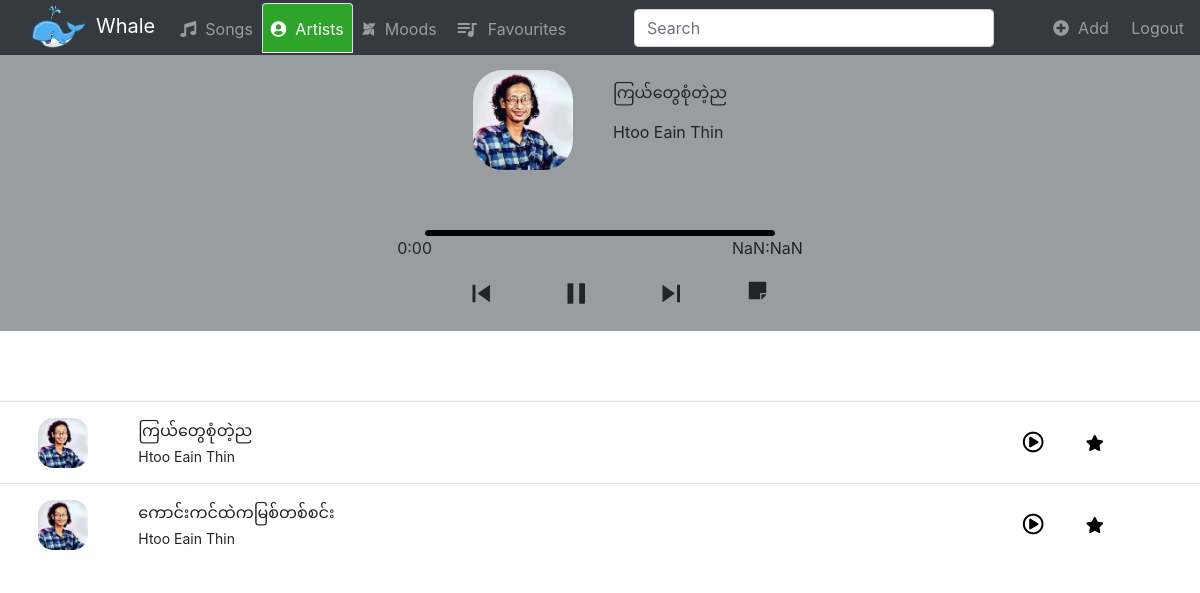
The app's page /artists/3/4 (signed in) with its own data.
### music/models.py (models this page shows, shortened)
class Song(models.Model):
    title = models.CharField(max_length=250)
    audio = models.FileField()
    logo = models.FileField()
    artist = models.ForeignKey(Artist, on_delete=models.CASCADE)
    mood = models.ForeignKey(Mood, on_delete=models.CASCADE)
    favourited = models.ManyToManyField(User)

class Artist(models.Model):
    name = models.CharField(max_length=250)
    logo = models.FileField()
    def __str__(self):
        return self.name

### music/views.py (the view)
# urls.py: path('artists/<int:artist_id>/<int:song_id>', views.artist_songs_song, name='artist-songs-song'),
def artist_songs_song(request, artist_id, song_id):
    return  render(request, 'music/artist_songs_song.html', {'artist': Artist.objects.get(pk=artist_id), 'song': Song.objects.get(pk=song_id)})

### music/templates/music/artist_songs_song.html (shortened to what this page needs)
{% extends 'music/base.html' %}
{%block navtab %}
    <li class="nav-item songs">
        <a class="nav-link" href="{% url 'songs' %}"><i class="fas fa-music"></i>&nbsp; Songs</a></i></span>
    </li>
    <li class="nav-item artists">
        <a class="nav-link active" href="{% url 'artists' %}"><i class="fas fa-user-circle"></i>&nbsp; Artists</a>
    </li>
    <li class="nav-item moods">
        <a class="nav-link" href="{% url 'moods' %}"><i class="fab fa-modx"></i>&nbsp; Moods</a>
    </li>
    <li class="nav-item favourites">
            <a class="nav-link  align-items-center" href="{% url 'favourite' %}">
            <i id="upper-icon" class="material-icons">queue_music</i>&nbsp; Favourites</a>
    </li>
{% endblock %}
{% block body %}
<div class="container-fluid song-play">
    <div class='row h-100 justify-content-center'>
        <div class="song-thumb col-xs-6 my-auto">
            <img class='song-logo' src="{{ song.logo.url }}" alt="">
        </div>
        <div class="song-thumb pad col-xs-6 my-auto">
            <p>{{ song.title }}</p>
            <p>{{ song.artist }}</p>
        </div>
    </div>
    <div class="row justify-content-center">
        <div class='progress-area'>
            <div class="progress-bar">
            </div>
        </div>
    </div>
    <div class="row song-timer justify-content-center">
        <div class="col-xs-6">
            <p class="current-time">0:00</p>
        </div>
        <div class="col-xs-6">
            <p class="max-duration">0:00</p>
        </div>
    </div>
    <div class='row h-100 justify-content-center'>
        <i onclick="previous()"id="prev" class="material-icons">skip_previous</i>
        <div class="col-xs-12 my-auto play-pause">
            <i class="material-icons play ">play_arrow</i>
        </div>
        <i onclick="next()" id="next" class="material-icons">skip_next</i>
        <i id='sticky-note' onclick='note()'class="fas fa-sticky-note"></i>
    </div>
</div>
<table class="table  table-hover ">
    <tbody>
        {% for song in artist.song_set.all%}
                <tr>
                    <td class='align-middle text-center' style="width: 10%">
                        <img src="{{ song.logo.url }}" alt="logo" class="small-logo">
                    </td>
                    <td class='align-middle' style="width: 70%">
                        <p class="song">{{ song.title }}</p>
                        <p class="artist">{{ song.artist }}</p>
                    </td>
                    <td class='align-middle' style="width: 5%"">
                        <a  href="{% url 'artist-songs-song' artist.id song.id %}">
                            <i class="far fa-play-circle fa-lg"></i>
                        </a>
                    </td>
                    {% if song in user.song_set.all %}
                        <td class='align-middle' style="width: 10%">
                            <a href="{% url 'edit'  song.id  %}"><i class="favourited fas fa-star"></i></a>
                        </td>
                    {% else %}
                        <td class='align-middle' style="width: 10%">
                            <a href="{% url 'edit'  song.id %}"><i class="fas fa-star"></i></a>
                        </td>
                    {% endif %}
                </tr>
        {% endfor %}
    </tbody>
</table>
{% endblock %}

### music/static/music/style/style.css (style rules this page uses)
.table { margin-top: 70px; }
.song, .artist { margin-top: 0.25rem; margin-bottom: 0.25rem; font-size: 14px; }
.song { font-size:16px; }
.small-logo { width: 50px; height: 50px; border-radius: 15px; }
.song-play { margin-top: 50px; background-color:#9A9DA0; top: 50px; position: sticky; }
.song-logo { width: 100px; height: 100px; border-radius: 30px; margin: 20px; }
.navbar-dark .navbar-nav .nav-link.active, .navbar-dark .navbar-nav .nav-link.show, .navbar-dark .navbar-nav .show>.nav-link { background-color: rgb(46, 165, 42); }
.navbar-nav .nav-link { padding-top: 0; padding-bottom: 0; height: 50px; line-height: 50px; }
#upper-icon { font-size: 24px; vertical-align: -6px; }
tr { cursor: pointer; }
.fa-play-circle { color:black; }
.song-thumb { margin-right: 20px; }
.play { cursor: pointer; margin: 0px 30px 20px 30px; }
#next { cursor: pointer; margin: 0px 30px 20px 30px; font-size: 35px; }
.play-pause i { font-size: 35px; }
#prev { cursor: pointer; margin: 0px 30px 20px 30px; font-size: 35px; }
#sticky-note { cursor: pointer; margin: 5px 0px 20px 30px; font-size: 20px; }
.max-duration { margin-left: 300px; }
.progress-area { height: 6px; width: 350px; border-radius: 50px; background: #f0f0f0; cursor: pointer; margin-top: 40px; }
.progress-area .progress-bar { height: inherit; position: relative; border-radius: inherit; background-color: black; }
.fa-star { color:black; }

### records on screen
Song: logo (picture), title "ကြယ်တွေစုံတဲ့ည", artist "Htoo Eain Thin"
Song: logo (picture), title "ကောင်းကင်ထဲကမြစ်တစ်စင်း", artist "Htoo Eain Thin"
